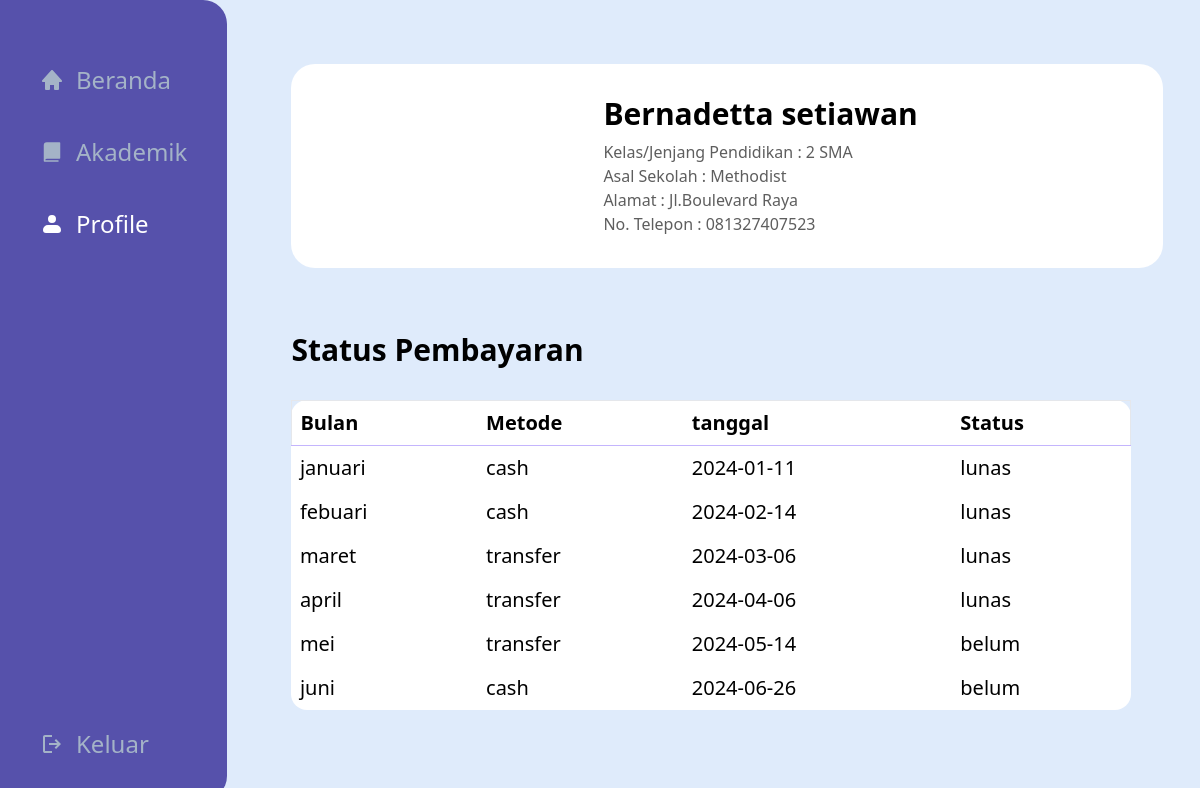
The page /profile.php (signed in) on the database its author committed.
### tables this page shows
CREATE TABLE IF NOT EXISTS `tbl_datasiswa` (
  `id_siswa` int(10) NOT NULL,
  `nama` varchar(30) NOT NULL,
  `kelas` varchar(15) NOT NULL,
  `sekolah` varchar(30) NOT NULL,
  `alamat` varchar(35) NOT NULL,
  `telepon` char(13) NOT NULL
);

CREATE TABLE IF NOT EXISTS `tbl_pembayaran` (
  `id` int(11) NOT NULL,
  `id_siswa` int(10) NOT NULL,
  `bulan` varchar(20) NOT NULL,
  `metode` varchar(50) NOT NULL,
  `tanggal` date NOT NULL,
  `status` varchar(10) NOT NULL
);

### src/profile.php (the view, shortened to what this page needs)
<?php
    require 'connection.php';
?>
<!doctype html>
<html>
<head>
  <link href="output.css" rel="stylesheet">
</head>
<body class="bg-[#DFEBFB] h-screen flex ">
    <header class="bg-[#5651AB] w-[344px] rounded-r-3xl flex flex-col justify-between items-start ">
      <nav class="">
          <ul class="text-[#A4B3C7] text-2xl">
                <li class="m-10 mt-16 flex gap-3 active:text-white hover:text-white items-center">
                    <a class="active:text-white" href="index.php">Beranda</a>
                </li>
                <li class="m-10 flex gap-3 active:text-white hover:text-white items-center">
                    <svg xmlns="http://www.w3.org/2000/svg" width="1em" height="1em" viewBox="0 0 256 256"><path fill="currentColor" d="M216 32v160a8 8 0 0 1-8 8H72a16 16 0 0 0-16 16h136a8 8 0 0 1 0 16H48a8 8 0 0 1-8-8V56a32 32 0 0 1 32-32h136a8 8 0 0 1 8 8"/></svg>
                    <a href="akademik.php">Akademik</a>
                </li>
                <li class="m-10 flex gap-3 active:text-white text-white items-center">
                    <svg xmlns="http://www.w3.org/2000/svg" width="1em" height="1em" viewBox="0 0 24 24"><path fill="currentColor" fill-rule="evenodd" d="M8 7a4 4 0 1 1 8 0a4 4 0 0 1-8 0m0 6a5 5 0 0 0-5 5a3 3 0 0 0 3 3h12a3 3 0 0 0 3-3a5 5 0 0 0-5-5z" clip-rule="evenodd"/></svg>
                    <a href="profile.php">Profile</a>
                </li>
            </ul>
        </nav>
        <div class="text-[#A4B3C7] text-2xl m-10 flex gap-3 items-center">
            <svg xmlns="http://www.w3.org/2000/svg" width="1em" height="1em" viewBox="0 0 24 24"><path fill="currentColor" d="M5 21q-.825 0-1.412-.587T3 19V5q0-.825.588-1.412T5 3h7v2H5v14h7v2zm11-4l-1.375-1.45l2.55-2.55H9v-2h8.175l-2.55-2.55L16 7l5 5z"/></svg>
            <a href="logout.php">Keluar</a>
        </div>
    </header>
    <main class="p-16">
        <div class="mb-16 flex justify-start items-center bg-white p-8 gap-10 w-[872px] rounded-3xl">
            <?php
            if(isset($_SESSION['id'])){
                $username = $_SESSION['id'];
                $query = mysqli_query($con,"SELECT * FROM tbl_datasiswa where id_siswa = '$username'");
                if($query){
                    $data=mysqli_fetch_assoc($query);
                    ?>
                    <div class="text-[#5E5E5E]">
                        <p class="text-3xl text-black font-semibold mb-2"><?php echo $data['nama']; ?> </p>
                        <p>Kelas/Jenjang Pendidikan : <?php echo $data['kelas']; ?> </p>
                        <p>Asal Sekolah : <?php echo $data['sekolah']; ?></p>
                        <p>Alamat : <?php echo $data['alamat']; ?></p>
                        <p>No. Telepon : <?php echo $data['telepon']; ?> </p>
                    </div>
                    <?php
                } else {
                    echo "erorr" .mysqli_error($con);
                }
            }
            ?>
        </div>
        <table class="table-auto mt-8 bg-white text-xl w-[840px] rounded-2xl  ">
            <h1 class="text-3xl font-semibold mb-4">Status Pembayaran</h1>
            <thead>
                <tr class="border border-b-violet-300" >
                    <th class="p-2 text-left">Bulan</th>
                    <th class="p-2 text-left">Metode</th>
                    <th class="p-2 text-left">tanggal</th>
                    <th class="p-2 text-left">Status</th>
                </tr>
            </thead>
            <tbody class="">
            <?php
                if(isset($_SESSION['id'])){
                    $username = $_SESSION['id'];
                    $query = mysqli_query($con,"SELECT * FROM tbl_pembayaran where id_siswa = '$username'");
                    if($query){
                        while ($data=mysqli_fetch_array($query)){?>
                            <tr>
                            <td class="p-2 "><?= $data['bulan'] ?> </td>
                            <td class="p-2 "><?= $data['metode'] ?></td>
                            <td class="p-2 "><?= $data['tanggal'] ?></td>
                            <td class="p-2 "><?= $data['status'] ?></td>
                        <?php } ?>
                        <?php
                    } else {
                        echo "erorr" .mysqli_error($con);
                    }
                }
                ?>
            </tbody>
        </table>
    </main>
</body>
</html>

### rows shown on the page
tbl_datasiswa: nama "Bernadetta setiawan", kelas "2 SMA", sekolah "Methodist", alamat "Jl.Boulevard Raya", telepon "081327407523"
tbl_pembayaran: bulan "januari", metode "cash", tanggal "2024-01-11", status "lunas"
tbl_pembayaran: bulan "febuari", metode "cash", tanggal "2024-02-14", status "lunas"
tbl_pembayaran: bulan "maret", metode "transfer", tanggal "2024-03-06", status "lunas"
tbl_pembayaran: bulan "april", metode "transfer", tanggal "2024-04-06", status "lunas"
tbl_pembayaran: bulan "mei", metode "transfer", tanggal "2024-05-14", status "belum"
tbl_pembayaran: bulan "juni", metode "cash", tanggal "2024-06-26", status "belum"
